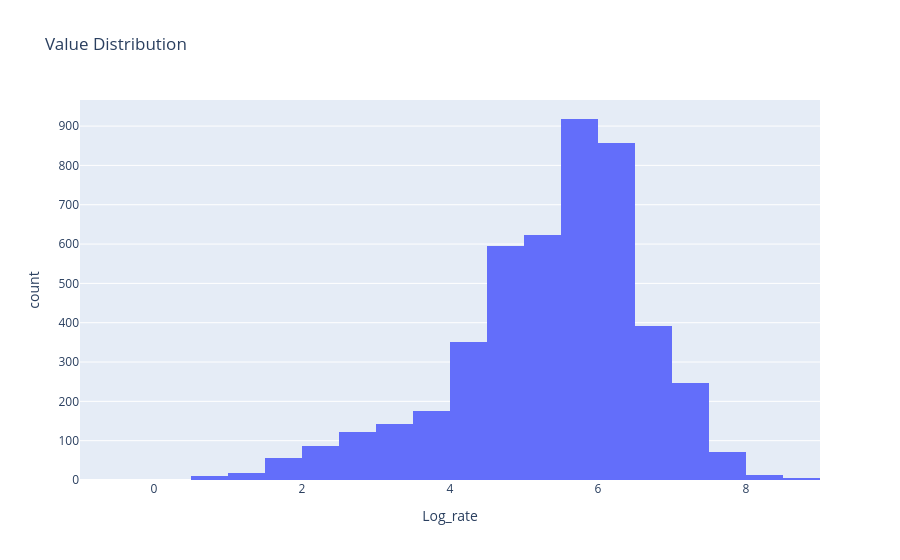

This figure's notebook cell:
### Code cell
# Create the histogram
fig = px.histogram(
    df, 
    x="Log_rate", 
    nbins=30, 
    title="Value Distribution"
)

# Display the plot
fig.show()

### Figure 1 — Plotly figure (JSON) as saved in the notebook; plotly's stock layout.template omitted (floating-point values rounded to 4 significant figures; data arrays with more than 128 entries replaced by an {"elided": "..."} marker saying what was removed)
{"data": [{"bingroup": "x", "hovertemplate": "Log_rate=%{x}<br>count=%{y}<extra></extra>", "legendgroup": "", "marker": {"color": "#636efa", "pattern": {"shape": ""}}, "name": "", "nbinsx": 30, "orientation": "v", "showlegend": false, "type": "histogram", "x": {"elided": "4684 float values"}, "xaxis": "x", "yaxis": "y"}], "layout": {"barmode": "relative", "legend": {"tracegroupgap": 0}, "title": {"text": "Value Distribution"}, "xaxis": {"anchor": "y", "domain": [0, 1], "title": {"text": "Log_rate"}}, "yaxis": {"anchor": "x", "domain": [0, 1], "title": {"text": "count"}}}}
